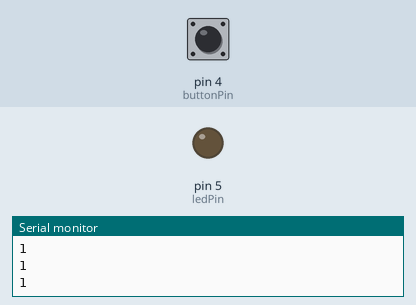
Simulated run of this sketch. Board: Arduino Uno, built with avr-gcc and run on an emulated ATmega328P. On the bench: output pins drawn as LEDs (lit = HIGH), the last lines printed to the serial monitor. The inputs (shaded band) are chosen by the test bench; at power-on: pin 4 (buttonPin) HIGH.

Above: at 1.2 s.
1.3 s: pin 4 (buttonPin) pulled LOW for 0.15 s
At 1.37 s:
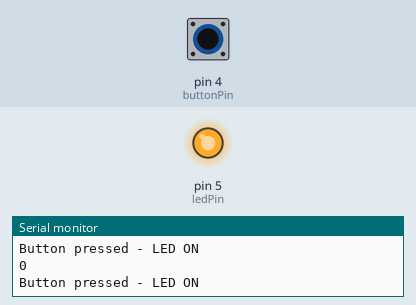
2.9 s: pin 4 (buttonPin) pulled LOW for 3.2 s
At 6.5 s:
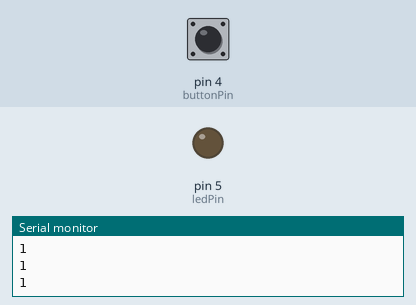
Timing chart, 0 to 8.0 s (numbered marks = the images above; inputs shaded):
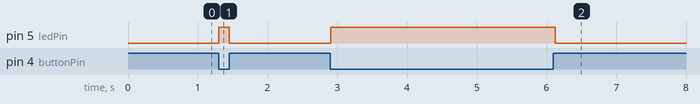

The sketch:

Project1.ino
```cpp
const int buttonPin = 4;  // the number of the pushbutton pin
const int ledPin = 5;    // the number of the LED pin

// variable for storing the pushbutton status
int buttonState = 0;

void setup() {
  Serial.begin(115200);
  // initialize the pushbutton pin as an input with internal pull-up resistor
  pinMode(buttonPin, INPUT_PULLUP);
  // initialize the LED pin as an output
  pinMode(ledPin, OUTPUT);
}

void loop() {
  // read the state of the pushbutton value
  buttonState = digitalRead(buttonPin);
  Serial.println(buttonState);

  // check if the pushbutton is pressed.
  // With INPUT_PULLUP: LOW = pressed or ==0, HIGH = not pressed ==1
  if (buttonState == LOW) {
    // turn LED on
    digitalWrite(ledPin, HIGH);
    Serial.println("Button pressed - LED ON");
  } else {
    // turn LED off
    digitalWrite(ledPin, LOW);
  }

  delay(50);  // Small delay timer between loops
}
```

Measured:
- after the input at 1.3 s, pin 5 (ledPin): LOW → HIGH at once, → LOW 0.15 s later
- after the input at 2.9 s, pin 5 (ledPin): LOW → HIGH at once, → LOW 3.2 s later
